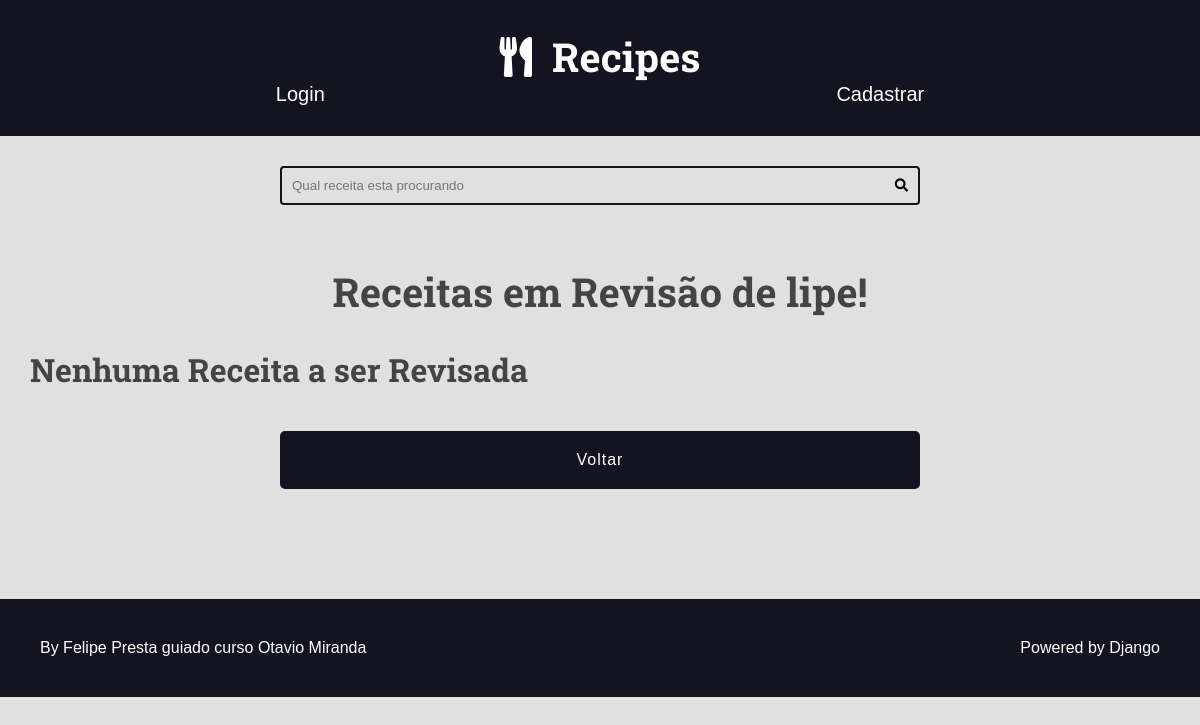
The app's page /receitas_em_revisao/ (signed in), older data.
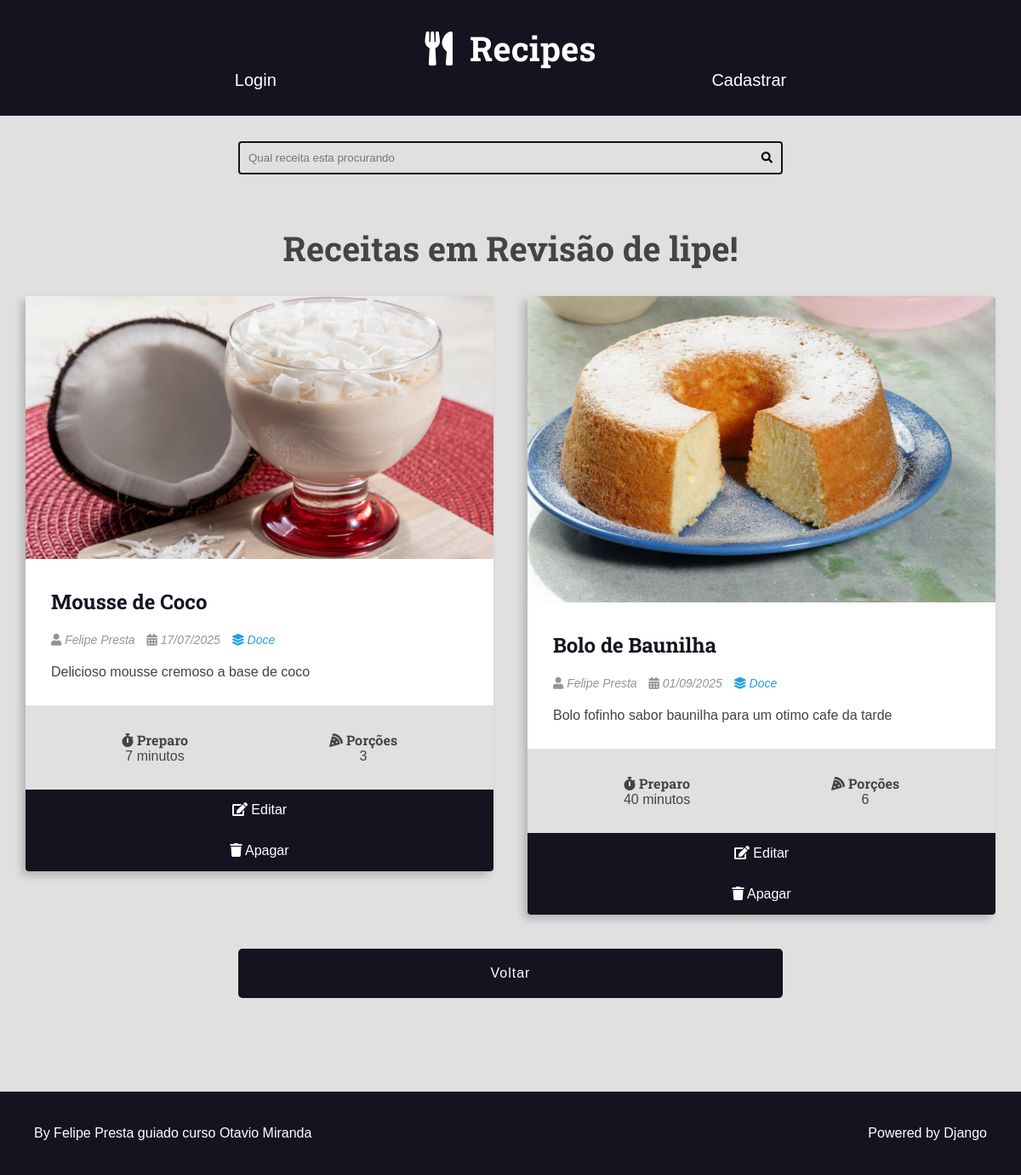
The same page, newer data.
### recipes/models.py (models this page shows, shortened)
class Recipe(models.Model):
    tittle = models.CharField(max_length=65)
    description = models.CharField(max_length=165)
    slug = models.SlugField(unique=True)
    preparation_time = models.IntegerField()
    preparation_time_unit = models.CharField(max_length=65)
    servings_steps = models.IntegerField()
    servings_steps_unit = models.CharField(max_length=65, blank=True, null=True)
    preparation_steps = models.TextField()
    preparation_steps_is_html = models.BooleanField(default=False)
    created_at = models.DateTimeField(auto_now_add=True)
    updated_at = models.DateTimeField(auto_now=True)
    is_published = models.BooleanField(default=False)
    cover = models.ImageField(upload_to='recipes/covers/%Y/%m/%d/', blank=True)
    category = models.ForeignKey(Category, on_delete=models.SET_NULL, null=True)
    author = models.ForeignKey(User, on_delete=models.SET_NULL, null=True)

class Category(models.Model):
    name = models.CharField(max_length=65)

### authors/views.py (the view)
# urls.py: path('receitas_em_revisao/', views.receitas_em_revisao, name='receitas_em_revisao'),
@login_required(login_url='authors:login', redirect_field_name='next')
def receitas_em_revisao(request):
    recipes = Recipe.objects.filter(author=request.user, is_published=False)
    page_object, pagination_range = make_pagination(request, recipes, PER_PAGE)
    return render(request, 'authors/receitas_em_revisao.html',
    context = {
        'recipes': page_object,
        'pagination_range': pagination_range,
        'from_painel_de_usuario': True
    })

### utils/pagination.py (called while the page is built)
def make_pagination_range(page_range, qty_pages, current_page):
    middle_range = math.ceil(qty_pages / 2)
    total_pages = len(page_range)
    start_range = current_page - middle_range
    stop_range = current_page + middle_range
    if start_range < 0:
        start_range = 0
        stop_range = qty_pages
    if stop_range > total_pages:
        stop_range = total_pages
        start_range = total_pages - qty_pages
    if start_range < 0:
        start_range = 0
    pagination = page_range[start_range:stop_range]
    return {
        'pagination': pagination,
        'page_range': page_range,
        'qty_pages': qty_pages,
        'current_page': current_page,
        'total_pages': total_pages,
        'start_range': start_range,
        'stop_range': stop_range,
        'first_page_out_of_range': start_range > 0,
        'last_page_out_of_range': stop_range < total_pages,
    }

def make_pagination(request, queryset, per_page, qty_page=4):
    try:
        current_page = int(request.GET.get('page', 1))
    except ValueError:
        current_page = 1
    paginator = Paginator(queryset, per_page)
    page_object = paginator.get_page(current_page)
    pagination_range = make_pagination_range(
        paginator.page_range,
        qty_page,
        current_page
    )
    return page_object, pagination_range

### authors/templates/authors/receitas_em_revisao.html (shortened to what this page needs)
{% extends 'base.html' %}
{% block body %}
{% include 'recipes/partials/search.html' %}
<h2 class="center text-user-perfil">Receitas em Revisão de {{ request.user.username }}! </h2>
<div class="main-content-container">
    <div class="main-content main-content-list container">
        {% for recipe in recipes %}
            {% if recipe.author == request.user %}
                {% include 'recipes/partials/recipe.html' %}
        {% endif %}
        {% empty %}
            <h1>Nenhuma Receita a ser Revisada</h1>
        {% endfor %}
    </div>
    <div class="form-group form-content-grid center">
        <a href="{% url 'authors:pagina_de_usuario' %}">
          <button type="button">Voltar</button>
        </a>
    </div>
</div>
{% endblock %}

### base_templates/base.html (shortened to what this page needs)
{% load static %}
<!DOCTYPE html>
<html lang="pt-br">
    <head>
    {% include 'partials/head.html' %}
    </head>
    <body>
        {% include 'partials/header.html' %}
        {% block body %}
        {% endblock %}
        {% include 'partials/footer.html' %}
    </body>
</html>

### base_templates/partials/head.html (shortened to what this page needs)
{% load static %}
  <link rel="stylesheet" type="text/css" href="{% static 'css/style.css' %}">
  <link rel="stylesheet" href="https://cdnjs.cloudflare.com/ajax/libs/font-awesome/5.15.4/css/fontawesome.min.css" />
  <link rel="stylesheet" href="https://cdnjs.cloudflare.com/ajax/libs/font-awesome/5.15.4/css/brands.min.css" />
  <link rel="stylesheet" href="https://cdnjs.cloudflare.com/ajax/libs/font-awesome/5.15.4/css/solid.min.css" />

### base_templates/partials/header.html
<header class="main-header-container">
  <div class="main-header container">
    <h1>
      <a class="main-logo" href="{% url 'recipes:home' %}">
        <i class="fas fa-utensils logo-icon main-logo-icon"></i>
        <span class="main-logo-text">Recipes</span>
      </a>
    </h1>
    <div class="logar-cadastrar-links">
    <a class="main-logo login"  href="{% url 'authors:login' %}">
      Login
    </a>
    <a class="main-logo cadastrar"  href="{% url 'authors:register' %}">
      Cadastrar
    </a>
  </div>
    </div>
</header>

### recipes/templates/recipes/partials/search.html
<div class="search-container">
  <div class="container">
    <form action="{% url 'recipes:search' %}" class="search-form" >
      <input type="search" class="search-input" name="q" value="{{ search_term }}" required placeholder="Qual receita esta procurando">
      <button type="submit" class="search-button"><i class="fas fa-search"></i> </button>
    </form>
  </div>
</div>

### recipes/templates/recipes/partials/recipe.html (shortened to what this page needs)
<div class="recipe recipe-list-item">
    {% if recipe.cover %}
        <div class="recipe-cover">
            <a href="{% url 'recipes:recipe_detail' recipe.id %}">
                 <img src="{{ recipe.cover.url }}" alt="temporario">
            </a>
        </div>
    {% endif %}
    <div class="recipe-title-container">
        <h2 class="recipe-title">
            <a href="{% url 'recipes:recipe_detail' recipe.id %}">
                {{ recipe.tittle }}
            </a>
        </h2>
    </div>
     <div class="recipe-author">
        <span class="recipe-author-item">
            <i class="fas fa-user"></i>
            {% if recipe.author.first_name %}
                {{ recipe.author.first_name }} {{ recipe.author.last_name }}
            {% else %}
                {{ recipe.author.username }}
            {% endif %}
        </span>
        <span class="recipe-author-item">
            <i class="fas fa-calendar-alt"></i>
            {{ recipe.created_at|date:"d/m/Y" }}
        </span>
        {% if recipe.category is not None %}
            <span class="recipe-author-item">
                <a href=" {% url 'recipes:category' recipe.category.id %}">
                    <i class="fas fa-layer-group"></i>
                    <span>{{ recipe.category.name }}</span>
                </a>
            </span>
        {% endif %}
    </div>
    <div class="recipe-content">
        <p>{{ recipe.description }}</p>
    </div>
     <div class="recipe-meta-container">
        <div class="recipe-meta recipe-preparation">
            <h3 class="recipe-meta-title"><i class="fas fa-stopwatch"></i> Preparo</h3>
            <div class="recipe-meta-text">
                {{ recipe.preparation_time }} {{ recipe.preparation_time_unit }}
            </div>
        </div>
        <div class="recipe-meta recipe-servings">
            <h3 class="recipe-meta-title"><i class="fas fa-pizza-slice"></i> Porções</h3>
            <div class="recipe-meta-text">
                {{ recipe.servings_steps }} {{ recipe.servings_unit }}
            </div>
        </div>
    </div>
    {% if user.is_authenticated and from_painel_de_usuario %}
        <div class="recipe-footer">
            <a href="{% url 'authors:editar_receita' recipe.id %}" class="recipe-read-more button button-dark button-full-width">
                <i class="fas fa-edit"></i> Editar
            </a>
            <form class="form-delete" id="delete-form-{{ recipe.id }}" action="{% url 'authors:apagar_receita' recipe.id %}" method="post">
                <button type="submit" class="recipe-read-more button button-dark button-full-width">
                    <i class="fas fa-trash"></i> Apagar
                </button>
</form>
        </div>
    {% endif %}
</div>

### base_templates/partials/footer.html
<footer class="main-footer">
  <div class="developer">
    <a href="https://www.otaviomiranda.com.br/" target="_blank" rel="noreferrer noopener">By Felipe Presta guiado curso Otavio Miranda</a>
  </div>
  <div class="powered">
    <a href="https://www.djangoproject.com/" target="_blank" rel="noreferrer noopener">Powered by Django</a>
  </div>
</footer>

Row changes from the older to the newer data that the page shows:
now on this page (row edited): Recipe: cover (picture), tittle "Mousse de Coco", author.first_name "Felipe", author.last_name "Presta", created_at "17/07/2025", category.name "Doce", description "Delicioso mousse cremoso a base de coco", preparation_time "7", preparation_time_unit "minutos", servings_steps "3"
added Recipe: cover (picture), tittle "Bolo de Baunilha", author.first_name "Felipe", author.last_name "Presta", created_at "01/09/2025", category.name "Doce", description "Bolo fofinho sabor baunilha para um otimo cafe da tarde", preparation_time "40", preparation_time_unit "minutos", servings_steps "6"
Text that changed along with them:
text no longer shown: "Nenhuma Receita a ser Revisada"
